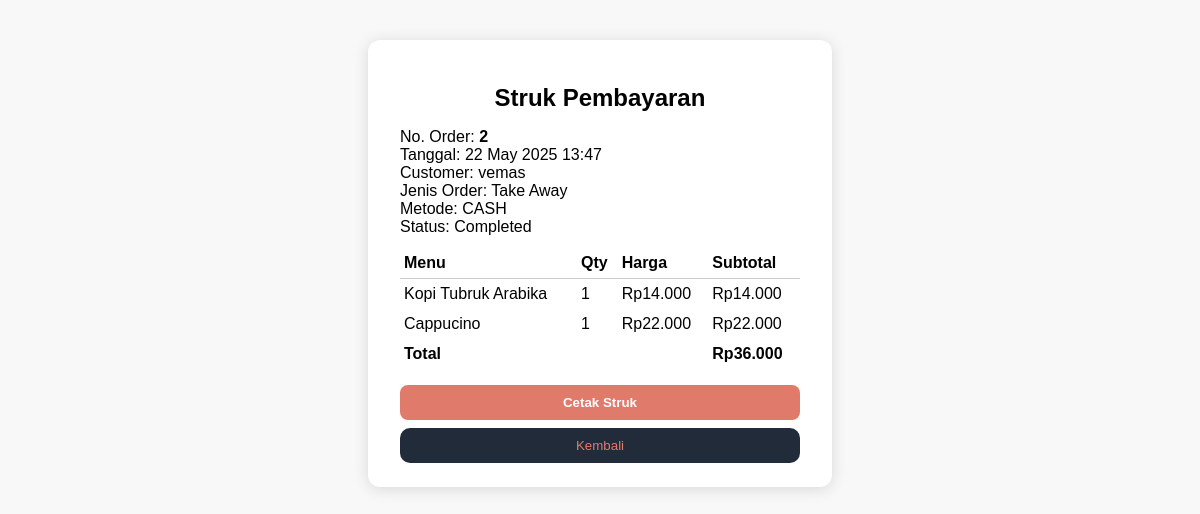
The app's page /WEBPRO/pages/kasir/struk.php?id=2 with its own data.
### tables this page shows
CREATE TABLE `pembayaran` (
  `id` int(11) NOT NULL,
  `user_id` int(11) NOT NULL,
  `order_date` datetime NOT NULL DEFAULT current_timestamp(),
  `total_amount` decimal(10,2) NOT NULL,
  `status` enum('completed','pending','cancelled') NOT NULL DEFAULT 'completed',
  `customer_name` varchar(255) DEFAULT NULL,
  `payment_method` enum('cash','e-wallet','qris') DEFAULT NULL,
  `order_type` enum('dine_in','take_away') NOT NULL,
  `notes` text DEFAULT NULL
);

CREATE TABLE `detail_pembayaran` (
  `id` int(11) NOT NULL,
  `order_id` int(11) NOT NULL,
  `menu_id` int(11) NOT NULL,
  `quantity` int(11) NOT NULL,
  `price_per_item` decimal(10,2) NOT NULL,
  `subtotal` decimal(10,2) NOT NULL,
  `item_notes` text DEFAULT NULL
);

CREATE TABLE `menu` (
  `id` int(11) NOT NULL,
  `nama` varchar(100) DEFAULT NULL,
  `url_foto` varchar(255) DEFAULT NULL,
  `type` enum('makanan_berat','minuman','cemilan','kopi') DEFAULT NULL,
  `price` decimal(10,2) DEFAULT NULL,
  `quantity` int(11) NOT NULL,
  `deskripsi` text DEFAULT NULL,
  `status` enum('tersedia','habis') NOT NULL,
  `created_at` timestamp NOT NULL DEFAULT current_timestamp(),
  `updated_at` timestamp NOT NULL DEFAULT current_timestamp() ON UPDATE current_timestamp()
);

### WEBPRO/pages/kasir/struk.php (the view, shortened to what this page needs)
<?php
include '../../koneksi.php';
$order_id = $_GET['id'] ?? 0;
$stmt = $conn->prepare("SELECT * FROM pembayaran WHERE id = ?");
$stmt->bind_param("i", $order_id);
$stmt->execute();
$pembayaran = $stmt->get_result()->fetch_assoc();
$stmt = $conn->prepare("SELECT d.*, m.nama FROM detail_pembayaran d JOIN menu m ON d.menu_id = m.id WHERE d.order_id = ?");
$stmt->bind_param("i", $order_id);
$stmt->execute();
$detail = $stmt->get_result();
?>
<!DOCTYPE html>
<html lang="id">
<head>
</head>
<body>
<div class="struk-container">
    <h2>Struk Pembayaran</h2>
    <div class="info">
        <div>No. Order: <b><?= $pembayaran['id'] ?></b></div>
        <div>Tanggal: <?= date('d M Y H:i', strtotime($pembayaran['order_date'])) ?></div>
        <div>Customer: <?= htmlspecialchars($pembayaran['customer_name'] ?: '-') ?></div>
        <div>Jenis Order: <?= $pembayaran['order_type'] == 'dine_in' ? 'Dine In' : 'Take Away' ?></div>
        <div>Metode: <?= strtoupper($pembayaran['payment_method']) ?></div>
        <div>Status: <?= ucfirst($pembayaran['status']) ?></div>
    </div>
    <table>
        <thead>
            <tr>
                <th>Menu</th>
                <th>Qty</th>
                <th>Harga</th>
                <th>Subtotal</th>
            </tr>
        </thead>
        <tbody>
        <?php while ($row = $detail->fetch_assoc()): ?>
            <tr>
                <td><?= htmlspecialchars($row['nama']) ?></td>
                <td><?= $row['quantity'] ?></td>
                <td>Rp<?= number_format($row['price_per_item'], 0, ',', '.') ?></td>
                <td>Rp<?= number_format($row['subtotal'], 0, ',', '.') ?></td>
            </tr>
        <?php endwhile; ?>
        </tbody>
        <tfoot>
            <tr>
                <td colspan="3">Total</td>
                <td>Rp<?= number_format($pembayaran['total_amount'], 0, ',', '.') ?></td>
            </tr>
        </tfoot>
    </table>
    <div class="center">
        <button class="btn-cetak" onclick="window.print()">Cetak Struk</button>
        <button class="btn-kembali" onclick="window.location.href='kasir.php'">Kembali</button>
    </div>
</div>
</body>
</html>

### WEBPRO/pages/kasir/struk.php (style rules this page uses)
body { font-family: Arial, sans-serif; background: #f8f8f8; }
.struk-container { background: #fff; max-width: 400px; margin: 40px auto; padding: 24px 32px; border-radius: 12px; box-shadow: 0 2px 16px #0002; }
h2 { text-align: center; margin-bottom: 16px; }
.info { margin-bottom: 12px; }
table { width: 100%; border-collapse: collapse; margin-bottom: 16px; }
th, td { padding: 6px 4px; text-align: left; }
th { border-bottom: 1px solid #ccc; }
tfoot td { font-weight: bold; }
.center { text-align: center; }
.btn-cetak { display: block; width: 100%; margin-top: 16px; padding: 10px; background: #e07b6c; color: #fff; border: none; border-radius: 8px; font-weight: bold; cursor: pointer; }
.btn-kembali { width:100%;margin-top:8px;padding:10px 0;border:none;border-radius:10px;background:#222b3a;color:#e07b6c; cursor: pointer; }

### records on screen
pembayaran: id "2", order_date "22 May 2025 13:47", customer_name "vemas", payment_method "CASH", status "Completed", total_amount "36.000"
detail_pembayaran: menu.nama "Kopi Tubruk Arabika", quantity "1", price_per_item "14.000", subtotal "14.000"
detail_pembayaran: menu.nama "Cappucino", quantity "1", price_per_item "22.000", subtotal "22.000"
